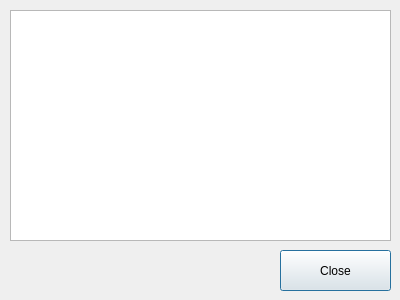
<?xml version="1.0" encoding="UTF-8"?>
<ui version="4.0">
 <class>PackageList</class>
 <widget class="QDialog" name="PackageList">
  <property name="geometry">
   <rect>
    <x>0</x>
    <y>0</y>
    <width>400</width>
    <height>300</height>
   </rect>
  </property>
  <property name="windowTitle">
   <string>Dialog</string>
  </property>
  <widget class="QPlainTextEdit" name="text">
   <property name="geometry">
    <rect>
     <x>10</x>
     <y>10</y>
     <width>381</width>
     <height>231</height>
    </rect>
   </property>
   <property name="font">
    <font>
     <family>Roboto</family>
    </font>
   </property>
   <property name="focusPolicy">
    <enum>Qt::WheelFocus</enum>
   </property>
   <property name="lineWrapMode">
    <enum>QPlainTextEdit::NoWrap</enum>
   </property>
   <property name="readOnly">
    <bool>true</bool>
   </property>
   <property name="textInteractionFlags">
    <set>Qt::NoTextInteraction</set>
   </property>
  </widget>
  <widget class="QPushButton" name="cmdClose">
   <property name="geometry">
    <rect>
     <x>280</x>
     <y>250</y>
     <width>111</width>
     <height>41</height>
    </rect>
   </property>
   <property name="text">
    <string>Close</string>
   </property>
  </widget>
 </widget>
 <resources/>
 <connections/>
</ui>
